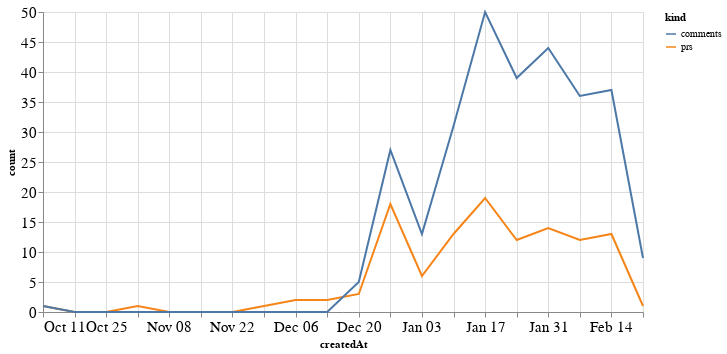

The notebook cell this image was saved under:
### Code cell
alt.Chart(total_time, width=600).mark_line().encode(
    x='createdAt',
    y='count',
    color='kind'
)

### Figure 1 — Vega-Lite specification as saved in the notebook (floating-point values rounded to 4 significant figures)
{"config": {"axisLeft": {"labelFontSize": 15}, "axisBottom": {"labelFontSize": 15}}, "data": {"name": "data-a4df7be05858a0bef5c307a709207866"}, "mark": "line", "encoding": {"color": {"type": "nominal", "field": "kind"}, "x": {"type": "temporal", "field": "createdAt"}, "y": {"type": "quantitative", "field": "count"}}, "width": 600, "$schema": "https://vega.github.io/schema/vega-lite/v4.8.1.json", "datasets": {"data-a4df7be05858a0bef5c307a709207866": [{"createdAt": "2020-10-11T00:00:00", "kind": "prs", "count": 1}, {"createdAt": "2020-10-18T00:00:00", "kind": "prs", "count": 0}, {"createdAt": "2020-10-25T00:00:00", "kind": "prs", "count": 0}, {"createdAt": "2020-11-01T00:00:00", "kind": "prs", "count": 1}, {"createdAt": "2020-11-08T00:00:00", "kind": "prs", "count": 0}, {"createdAt": "2020-11-15T00:00:00", "kind": "prs", "count": 0}, {"createdAt": "2020-11-22T00:00:00", "kind": "prs", "count": 0}, {"createdAt": "2020-11-29T00:00:00", "kind": "prs", "count": 1}, {"createdAt": "2020-12-06T00:00:00", "kind": "prs", "count": 2}, {"createdAt": "2020-12-13T00:00:00", "kind": "prs", "count": 2}, {"createdAt": "2020-12-20T00:00:00", "kind": "prs", "count": 3}, {"createdAt": "2020-12-27T00:00:00", "kind": "prs", "count": 18}, {"createdAt": "2021-01-03T00:00:00", "kind": "prs", "count": 6}, {"createdAt": "2021-01-10T00:00:00", "kind": "prs", "count": 13}, {"createdAt": "2021-01-17T00:00:00", "kind": "prs", "count": 19}, {"createdAt": "2021-01-24T00:00:00", "kind": "prs", "count": 12}, {"createdAt": "2021-01-31T00:00:00", "kind": "prs", "count": 14}, {"createdAt": "2021-02-07T00:00:00", "kind": "prs", "count": 12}, {"createdAt": "2021-02-14T00:00:00", "kind": "prs", "count": 13}, {"createdAt": "2021-02-21T00:00:00", "kind": "prs", "count": 1}, {"createdAt": "2020-10-11T00:00:00", "kind": "comments", "count": 1}, {"createdAt": "2020-10-18T00:00:00", "kind": "comments", "count": 0}, {"createdAt": "2020-10-25T00:00:00", "kind": "comments", "count": 0}, {"createdAt": "2020-11-01T00:00:00", "kind": "comments", "count": 0}, {"createdAt": "2020-11-08T00:00:00", "kind": "comments", "count": 0}, {"createdAt": "2020-11-15T00:00:00", "kind": "comments", "count": 0}, {"createdAt": "2020-11-22T00:00:00", "kind": "comments", "count": 0}, {"createdAt": "2020-11-29T00:00:00", "kind": "comments", "count": 0}, {"createdAt": "2020-12-06T00:00:00", "kind": "comments", "count": 0}, {"createdAt": "2020-12-13T00:00:00", "kind": "comments", "count": 0}, {"createdAt": "2020-12-20T00:00:00", "kind": "comments", "count": 5}, {"createdAt": "2020-12-27T00:00:00", "kind": "comments", "count": 27}, {"createdAt": "2021-01-03T00:00:00", "kind": "comments", "count": 13}, {"createdAt": "2021-01-10T00:00:00", "kind": "comments", "count": 31}, {"createdAt": "2021-01-17T00:00:00", "kind": "comments", "count": 50}, {"createdAt": "2021-01-24T00:00:00", "kind": "comments", "count": 39}, {"createdAt": "2021-01-31T00:00:00", "kind": "comments", "count": 44}, {"createdAt": "2021-02-07T00:00:00", "kind": "comments", "count": 36}, {"createdAt": "2021-02-14T00:00:00", "kind": "comments", "count": 37}, {"createdAt": "2021-02-21T00:00:00", "kind": "comments", "count": 9}]}}
